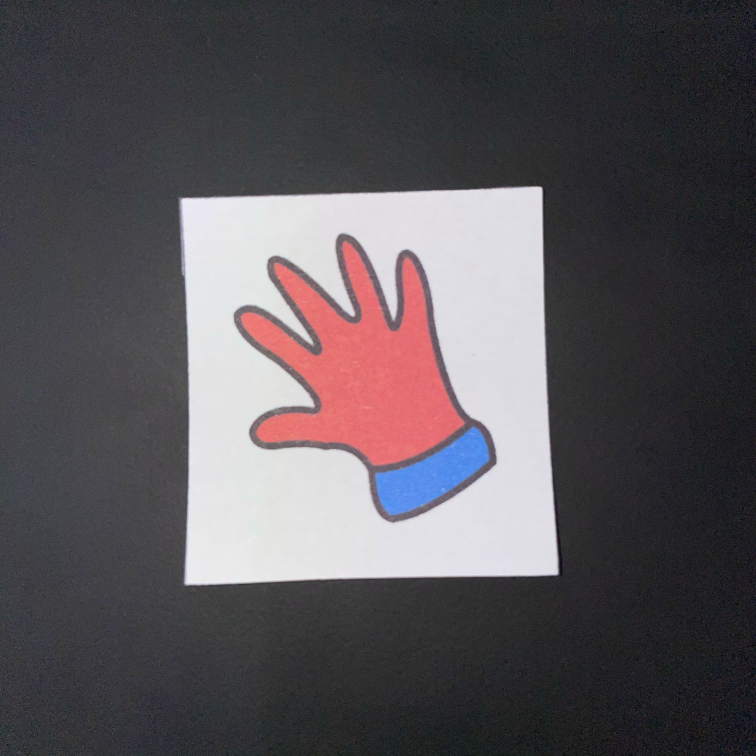
#> input picture YOLO/test/single_pictogram_zoom_out.jpg, 3024 x 3024 px, given in place of predictions.jpg, which was not available (shown at 1/4 size)
$ jupyter execute --allow-errors YOLOv4.ipynb   (shell and % lines are left out)   (text cells are left out)
#> lines starting #> are read from the running program, lines starting #| are printed output that depends on the picture; pictures that were not available may be replaced by others from this repository, and a replacement may not be noted
[cell 1]
#connecting to google drive
from google.colab import drive
drive.mount('/content/gdrive', force_remount=True)

[cell 2]
#change directory to the working one
%cd '/content/gdrive/MyDrive/Yolo/yolo_v4'
%cd '/content/gdrive/MyDrive/Yolo/yolo_v4/darknet'

[cell 3]
# clone darknet repo

[cell 4]
# change makefile to have GPU and OPENCV enabled
%cd darknet

[cell 5]
# verify CUDA

[cell 6]
# make darknet (builds darknet so that you can then use the darknet executable file to run or train object detectors)
%cd '/content/gdrive/MyDrive/Yolo/yolo_v4/darknet'

[cell 7]
# define helper functions
def imShow(path):
#> called with path = 'predictions.jpg'
  import cv2
  import matplotlib.pyplot as plt
  %matplotlib inline

  image = cv2.imread(path)
#> image is the input picture: shape (3024, 3024, 3); mean B, G, R 88.5, 84.6, 89
  height, width = image.shape[:2]
#> height = 3024; width = 3024
  resized_image = cv2.resize(image,(3*width, 3*height), interpolation = cv2.INTER_CUBIC)

  fig = plt.gcf()
  fig.set_size_inches(18, 10)
  plt.axis("off")
  plt.imshow(cv2.cvtColor(resized_image, cv2.COLOR_BGR2RGB))
  plt.show()
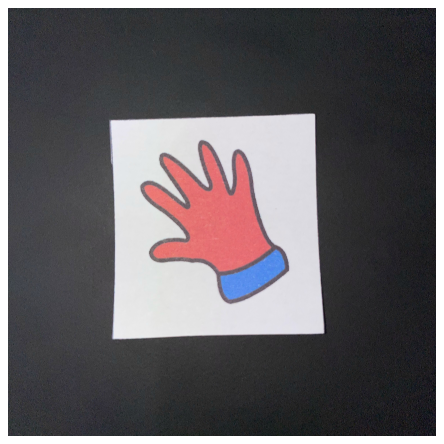
#> figure drawn by matplotlib, 1 panel

# use this to upload files
def upload():
  from google.colab import files
  uploaded = files.upload()
#> the answer given: single_pictogram_zoom_out.jpg
  for name, data in uploaded.items():
    with open(name, 'wb') as f:
      f.write(data)
      print ('saved file', name)

# use this to download a file
def download(path):
  from google.colab import files
  files.download(path)

[cell 8]
# run darknet detection on test images

[cell 9]
# show image using our helper function
imShow('predictions.jpg')

#> (a cell that did not finish here is left out)

[cell 11]
# try out the upload helper function! (I uploaded an image called highway.jpg, upload whatever you want!)
%cd ..
upload()
%cd darknet

[cell 12]
# run darknet with YOLOv4 on your personal image! (note yours will not be called highway.jpg so change the name)
imShow('predictions.jpg')

[cell 13]
%cd ..
from google.colab import drive
drive.mount('/content/gdrive')

[cell 14]
# this creates a symbolic link so that now the path /content/gdrive/My\ Drive/ is equal to /mydrive

[cell 15]
# cd back into the darknet folder to run detections
%cd darknet

[cell 16]
# run detections on image within your Google Drive!
imShow('predictions.jpg')

[cell 17]
# LOCAL MACHINE DOWNLOAD
# if you get an error first run then run it again and it should work
download('predictions.jpg')

[cell 18]
# GOOGLE DRIVE DOWNLOAD
# note that I can change what the image name is saved as (I am saving it as detection1.jpg)

[cell 19]
# upload the video of your choosing! (Feel free to use the same video I do, it is in the Github repository)
upload()
#> the answer given: single_pictogram_zoom_out2.jpg

[cell 20]
# download the video with detections shown
download('results.avi')

[cell 21]
# this is ran without the threshold flag set
imShow('predictions.jpg')

[cell 22]
# same detections but ran with the threshold flag set to 0.5 (pottedplant is no longer detected!)
imShow('predictions.jpg')

[cell 23]
# darknet run with external output flag to print bounding box coordinates
imShow('predictions.jpg')

[cell 24]
# running darknet with dont show flag set (no longer get warnings)

[cell 25]
download('result.json')

[cell 26]
download('result.txt')

[cell 27]
# this is where my datasets are stored within my Google Drive (I created a yolov4 folder to store all important files for custom training)

[cell 28]
# copy over both datasets into the root directory of the Colab VM (comment out test.zip if you are not using a validation dataset)

[cell 29]
# unzip the datasets and their contents so that they are now in /darknet/data/ folder

[cell 30]
#unzip the dataset, run the 2 scripts, change the definition of llabeled.data
%cd '/content/gdrive/MyDrive/Yolo/yolo_v4/'
%cd '/content/gdrive/MyDrive/Yolo/yolo_v4/data'
# create .data file
# create the test and train labels in files .txt used later in .data config file

[cell 31]
# download cfg to google drive and change its name

[cell 32]
# to download to local machine (change its name to yolov4-obj.cfg once you download)
download('cfg/yolov4-custom.cfg')

[cell 33]
# upload the custom .cfg back to cloud VM from Google Drive

[cell 34]
# upload the obj.names and obj.data files to cloud VM from Google Drive

[cell 35]
# upload the generate_train.py and generate_test.py script to cloud VM from Google Drive

[cell 36]
# verify that the newly generated train.txt and test.txt can be seen in our darknet/data folder

[cell 37]
# train your custom detector! (uncomment %%capture below if you run into memory issues or your Colab is crashing)
# %%capture
%cd '/content/gdrive/MyDrive/Yolo/yolo_v4/darknet'

[cell 38]
# show chart.png of how custom object detector did with training
imShow('chart.png')
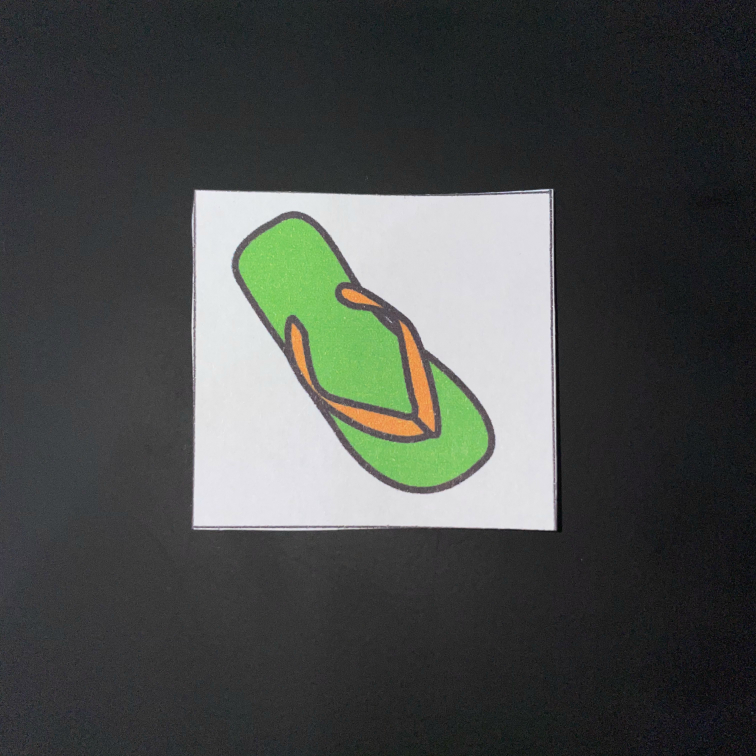
#> input picture YOLO/test/single_pictogram_zoom_out2.jpg, 3024 x 3024 px, given in place of chart.png, which was not available (shown at 1/4 size)
#> in imShow, image is the input picture: shape (3024, 3024, 3); mean B, G, R 74.5, 77.1, 73.8
#> in imShow (call 7), `plt.show()`:
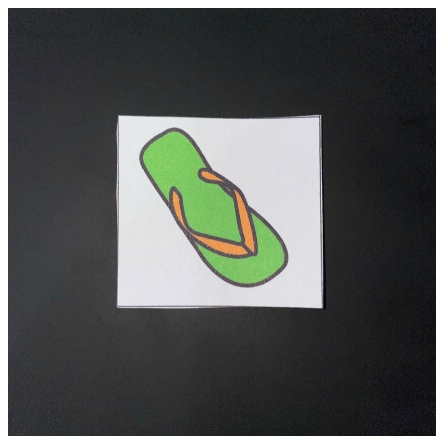
#> figure drawn by matplotlib, 1 panel
